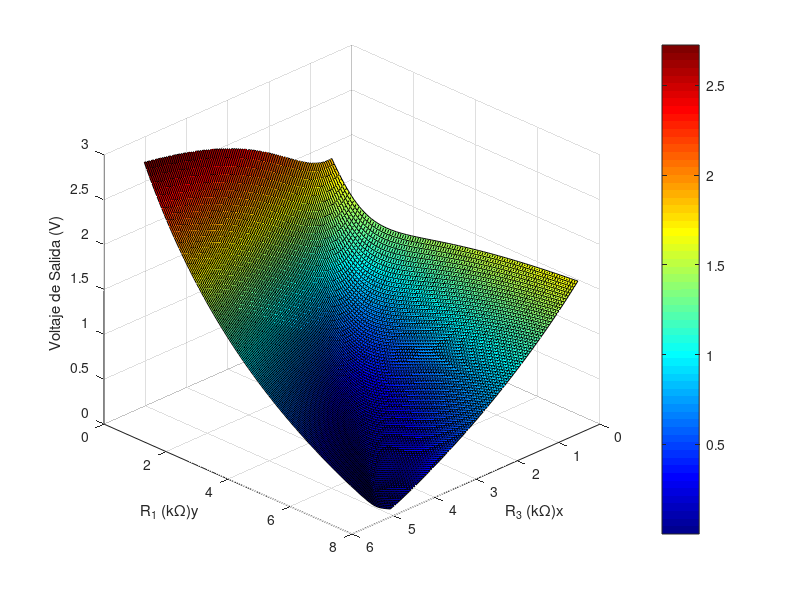

The MATLAB source for this figure:
%% 
clear all; close all;

f = 4e3;
C1 = 20e-9;
R4 = 5.04e3;

w = 2 * pi * f;
D_min = 0.1;
D_max = 0.4;
N = 100
0;             % pasos para graficar
Vin = 5;

Cx_min = 2e-9;
Cx_max = 20e-9;

% --- MODIFICACIÓN 1: Cálculo de Rx para configuración SERIE (Rx = Dx / (w*Cx)) ---
Rx_min = D_min / (w * Cx_max);
Rx_max = D_max / (w * Cx_min);

R3_min = Cx_min*R4/C1;
R3_max = Cx_max*R4/C1;
R1_min = Rx_min*R3_min/R4;
R1_max = Rx_max*R3_max/R4;
deltaR3 = R3_max/(20*4);  % sensibilidad para un cuarto de vuelta
deltaR1 = R1_max/(20*4);  % 20 vueltas para recorrer el rango

R1_vector = linspace(R1_min, R1_max, N);
R3_vector = linspace(R3_min, R3_max, N);

Vd = zeros(N, N);

for idx_R1 = 1:N
    for idx_R3 = 1:N
        R1 = R1_vector(idx_R1);
        R3 = R3_vector(idx_R3);

        % PARA CONVERGENCIA SE VARÍA ESTE PAR
        Cx = 18e-9;
        Rx = 7500;%0.25/(w*Cx);   %D=0,25
        %-----------
        z2 = Rx + 1/(i*w*Cx);
        z1 = R1 + 1/(i*w*C1);

        % Las ecuaciones del puente se mantienen igual porque la topología es la misma
        Vd(idx_R1, idx_R3) = Vin * abs((z2 * R3 - z1 * R4)/((z1 + R3)*(R4 + z2)));
    end
end




surf(R3_vector./1000, R1_vector./1000, Vd);
hold on;

xlabel('R_3 (k\Omega)x');
ylabel('R_1 (k\Omega)y');
zlabel('Voltaje de Salida (V)');
grid on;
view(135, 30);
colormap jet;
colorbar;
